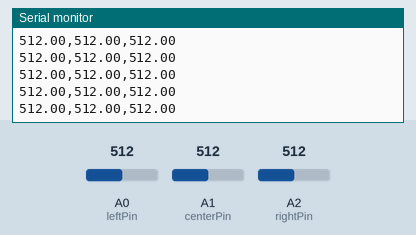
A sketch run on a simulated Arduino Uno, built with avr-gcc and run on an emulated ATmega328P. Shown: the last lines printed to the serial monitor. The test bench sets the inputs (shaded band); at power-on: A0 (leftPin) = 512, A1 (centerPin) = 512, A2 (rightPin) = 512.

Above: at 1.2 s.
1.3 s: A0 (leftPin) set to 988
At 1.36 s:
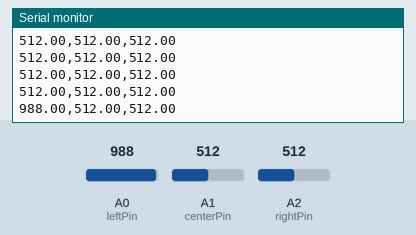
4.3 s: A0 (leftPin) set to 1016
At 4.3 s:
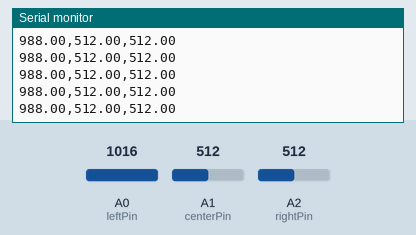
5.8 s: A1 (centerPin) set to 987
At 5.8 s:
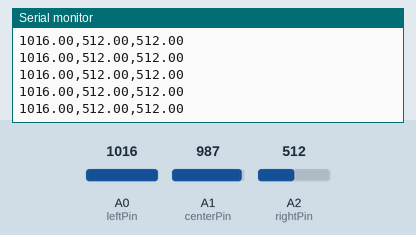
7.3 s: A1 (centerPin) set to 1018
At 7.3 s:
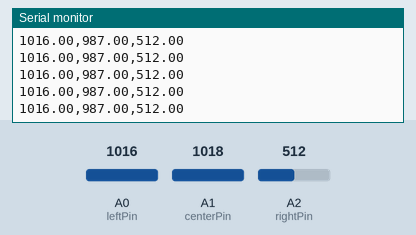
Timing chart, 0 to 10.3 s (numbered marks = the images above; inputs shaded):
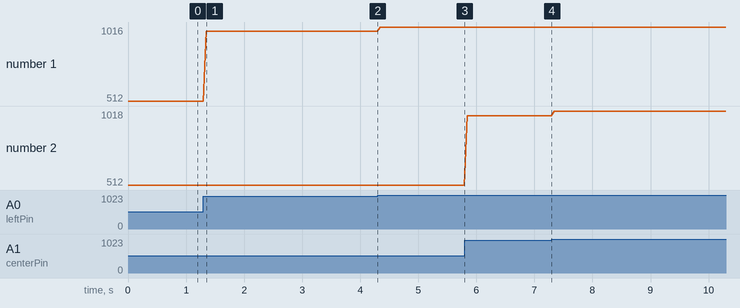

The sketch:

AnalogTest.ino
```cpp
float* sensorVals;
int leftPin = A0;
int centerPin = A1;
int rightPin = A2;
//int counter = -1;
//float average = 0;

void setup() {
  // put your setup code here, to run once:
  sensorVals = new float[3];
  Serial.begin(9600);

}

void loop() {
  //counter++;
  // put your main code here, to run repeatedly:
  sensorVals[0] = analogRead(leftPin);
  sensorVals[1] = analogRead(centerPin);
  sensorVals[2] = analogRead(rightPin);
  Serial.print(sensorVals[0]);
  Serial.print(",");
  Serial.print(sensorVals[1]);
  Serial.print(",");
  Serial.println(sensorVals[2]);
  /*
  if ( sensorVals[0] > sensorVals[1] && sensorVals[0] > sensorVals[2] ) {
    max = sensorVals[0];
  } else if ( sensorVals[1] > sensorVals[0] && sensorVals[1] > sensorVals[2] ) {
    max = sensorVals[1];
  } else if ( sensorVals[2] > sensorVals[0] && sensorVals[2] > sensorVals[1] ) {
    max = sensorVals[2];
  } else if ( sensorVals[1] == sensorVals[0] ) {
    max = sensorVals[1];
  } else if ( sensorVals[1] == sensorVals[2] ) {
    max = sensorVals[1];
  } else if ( sensorVals[0] == sensorVals[2] ) {
    max = sensorVals[0];
  } else {
    max = sensorVals[0];
  }*/

  /*
   if (counter == 98) {
    average = 0;
    for(int i = 0; i < counter; i++ ) {
      average += sensorValsLeft[i]/counter;
    }
    Serial.print(average);
    Serial.print(",");
    average = 0;
    for(int i = 0; i < counter; i++ ) {
      average += sensorValsMiddle[i]/counter;
    }
    Serial.print(average);
    Serial.print(",");
    average = 0;
    for(int i = 0; i < counter; i++ ) {
      average += sensorValsRight[i]/counter;
    }
    Serial.println(average);
    counter = 0;
  }
  */

  delay(50);


}
```

Measured:
- after the input at 1.3 s, the serial monitor: prints a new line at once (image 1)
- plotted number 1: 512 → 988 after the input at 1.3 s, 988 → 1016 after the input at 4.3 s
- plotted number 2: 512 → 987 after the input at 5.8 s, 987 → 1018 after the input at 7.3 s
